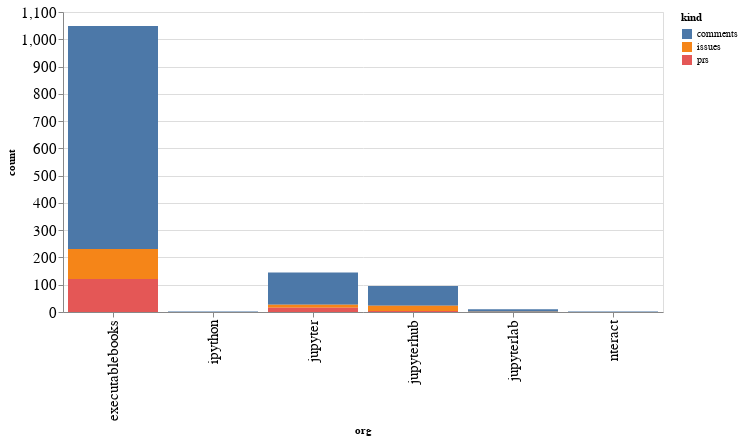

Here is the notebook cell this chart was saved with:
### Code cell
alt.Chart(org_summaries, width=600).mark_bar().encode(
    x='org',
    y='count',
    color='kind',
    tooltip="org"
)

### Figure 1 — Vega-Lite specification as saved in the notebook (floating-point values rounded to 4 significant figures)
{"config": {"axisLeft": {"labelFontSize": 15}, "axisBottom": {"labelFontSize": 15}}, "data": {"name": "data-d6b5d5b5671d37e344c8bf1d2236f149"}, "mark": "bar", "encoding": {"color": {"type": "nominal", "field": "kind"}, "tooltip": {"type": "nominal", "field": "org"}, "x": {"type": "nominal", "field": "org"}, "y": {"type": "quantitative", "field": "count"}}, "width": 600, "$schema": "https://vega.github.io/schema/vega-lite/v4.8.1.json", "datasets": {"data-d6b5d5b5671d37e344c8bf1d2236f149": [{"org": "executablebooks", "kind": "comments", "count": 818}, {"org": "executablebooks", "kind": "issues", "count": 110}, {"org": "executablebooks", "kind": "prs", "count": 121}, {"org": "ipython", "kind": "comments", "count": 2}, {"org": "jupyter", "kind": "comments", "count": 118}, {"org": "jupyter", "kind": "issues", "count": 11}, {"org": "jupyter", "kind": "prs", "count": 16}, {"org": "jupyterhub", "kind": "comments", "count": 72}, {"org": "jupyterhub", "kind": "issues", "count": 19}, {"org": "jupyterhub", "kind": "prs", "count": 4}, {"org": "jupyterlab", "kind": "comments", "count": 9}, {"org": "jupyterlab", "kind": "issues", "count": 1}, {"org": "nteract", "kind": "comments", "count": 2}]}}
